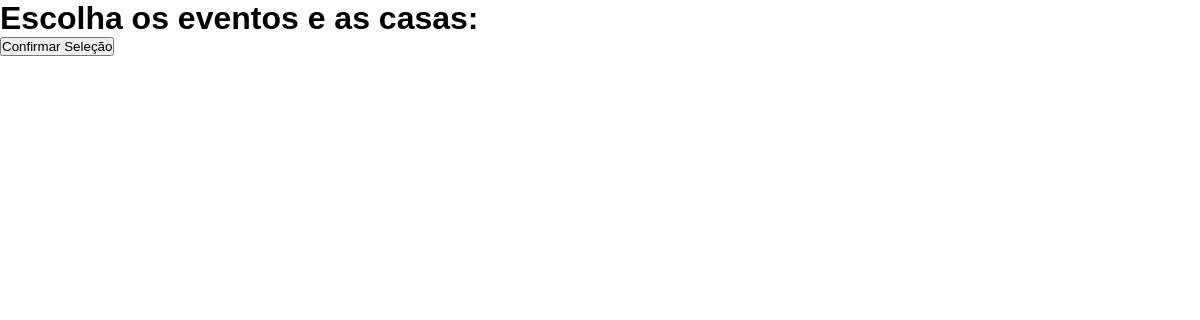
Page /tabuleiro/selecaoEventos.php on the earlier database version.
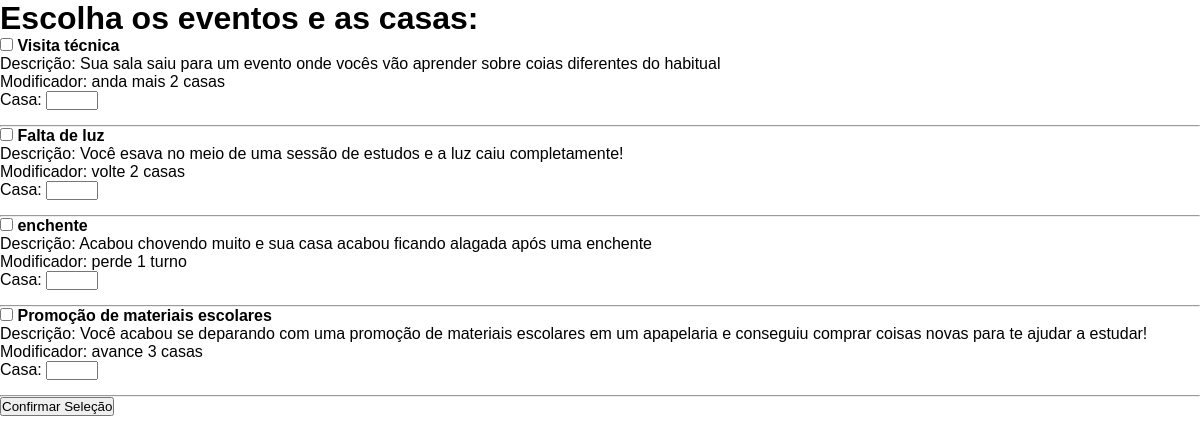
Same page on the later database version.
### tables this page shows
CREATE TABLE `tbevento` (
  `idEvento` int(11) NOT NULL,
  `nomeEvento` varchar(50) NOT NULL,
  `descricaoEvento` varchar(255) NOT NULL,
  `modificadorEvento` varchar(120) NOT NULL,
  `dificuldadeEvento` varchar(10) NOT NULL,
  `impactoEvento` varchar(50) NOT NULL
);

### tabuleiro/selecaoEventos.php (the view, shortened to what this page needs)
<!DOCTYPE html>
<html lang="pt-BR">
<head>
  <link rel="stylesheet" href="../css/style.css">
</head>
<body>
    <?php
        include_once("../banco/conexao.php");
        $stmt = $pdo->query("SELECT * FROM tbevento");
    ?>
  <h1>Escolha os eventos e as casas:</h1>
  <form method="POST" action="tb.php">
    <?php while ($row = $stmt->fetch(PDO::FETCH_ASSOC)): ?>
      <div style="margin-bottom:15px;">
        <label>
          <input type="checkbox" name="eventos[<?= $row['idEvento'] ?>][ativo]" value="1">
          <strong><?= $row['nomeEvento'] ?></strong>
        </label><br>
        Descrição: <?= $row['descricaoEvento'] ?><br>
        Modificador: <?= $row['modificadorEvento'] ?><br>
        <label>
          Casa: <input type="number" name="eventos[<?= $row['idEvento'] ?>][casa]" min="1" max="34">
        </label>
      </div>
      <hr>
    <?php endwhile; ?>
    <button type="submit">Confirmar Seleção</button>
  </form>
</body>
</html>

### index/css/style.css (style rules this page uses)
* { margin: 0; padding: 0; box-sizing: border-box; }
body, html { width: 100%; height: 100%; overflow: hidden; font-family: sans-serif; position: relative; }

Differences in the rows shown:
added tbevento: nomeEvento "Visita técnica", descricaoEvento "Sua sala saiu para um evento onde vocês vão aprender sobre coias diferentes do habitual", modificadorEvento "anda mais 2 casas"
added tbevento: nomeEvento "Falta de luz", descricaoEvento "Você esava no meio de uma sessão de estudos e a luz caiu completamente!", modificadorEvento "volte 2 casas"
added tbevento: nomeEvento "enchente", descricaoEvento "Acabou chovendo muito e sua casa acabou ficando alagada após uma enchente", modificadorEvento "perde 1 turno"
added tbevento: nomeEvento "Promoção de materiais escolares", descricaoEvento "Você acabou se deparando com uma promoção de materiais escolares em um apapelaria e conseguiu comprar coisas novas para te ajudar a estudar!", modificadorEvento "avance 3 casas"
